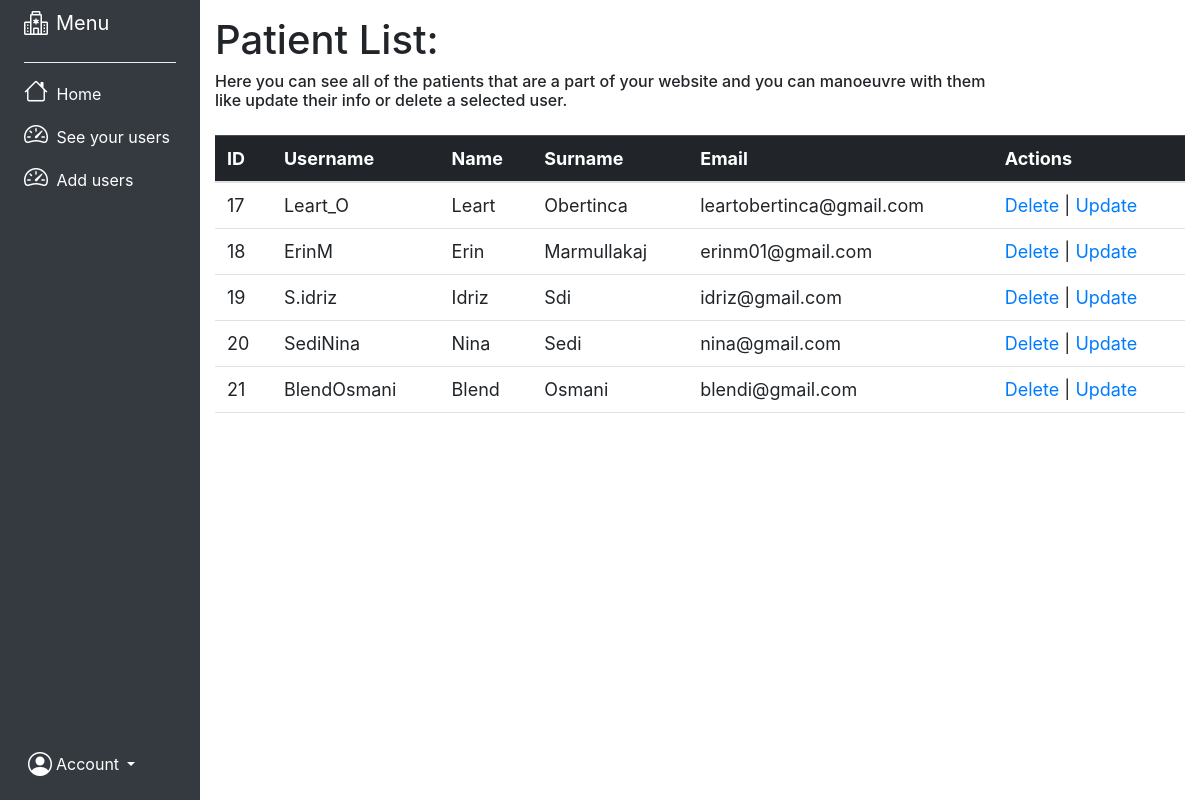
The app's page /dashboardP.php, older data.
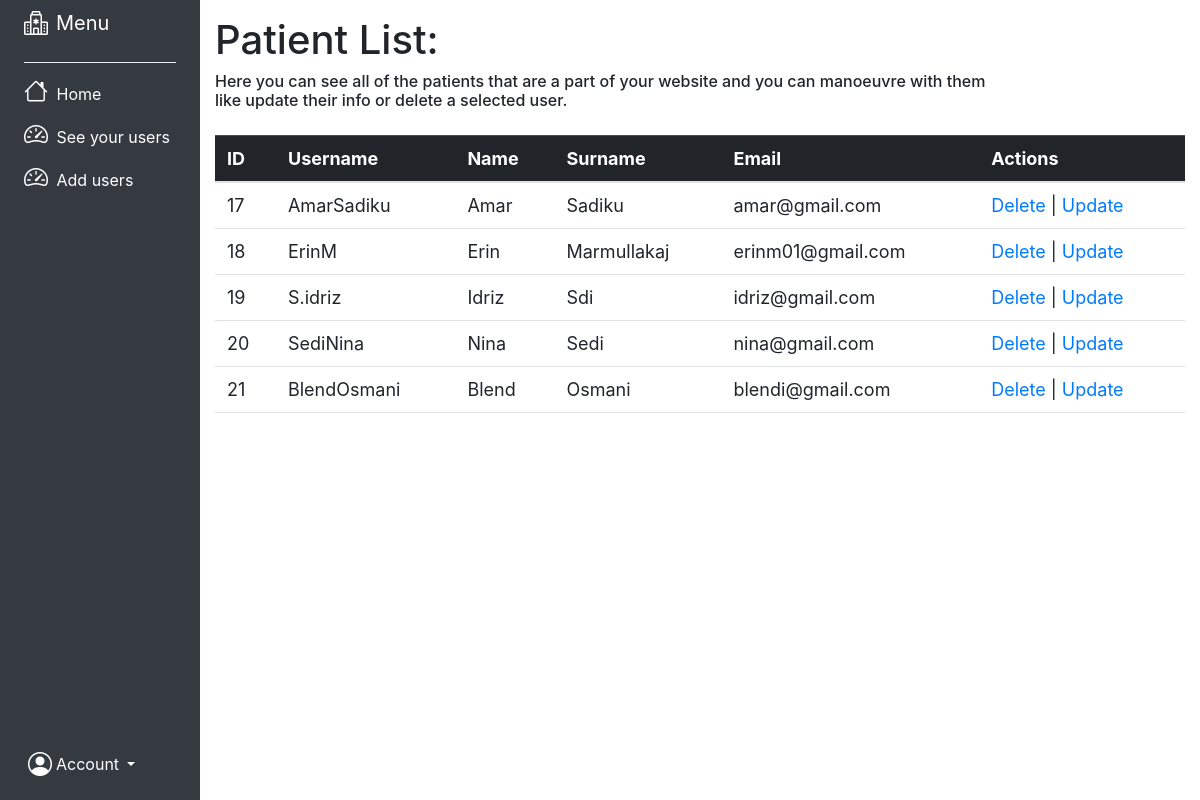
The same page, newer data.
### tables this page shows
CREATE TABLE `patient` (
  `id` int(15) NOT NULL,
  `name` varchar(45) NOT NULL,
  `surname` varchar(45) NOT NULL,
  `username` varchar(45) NOT NULL,
  `email` varchar(35) NOT NULL,
  `password` varchar(25) NOT NULL
);

### dashboardP.php (the view, shortened to what this page needs)
<?php include("header2.php"); ?>
<!DOCTYPE html>
<html lang="en">
<head>
</head>
<body>
<div class="container-fluid">
    <div class="row flex-nowrap">
        <div class="col-auto col-md-3 col-xl-2 px-sm-2 px-0 bg-dark">
            <div class="d-flex flex-column align-items-center align-items-sm-start px-3 pt-2 text-white min-vh-100">
                <a href="/" class="d-flex align-items-center pb-3 mb-md-0 me-md-auto text-white text-decoration-none text-white">
                <i class="fs-4 bi-hospital me-2"></i><span class="fs-5 d-none d-sm-inline">Menu</span>
                </a>
                <hr class="dropdown-divider custom-divider">
                <ul class="nav nav-pills flex-column mb-sm-auto mb-0 align-items-center align-items-sm-start" id="menu">
                    <li class="nav-item">
                        <a href="SidebarA.php" class="nav-link align-middle px-0 text-white">
                            <i class="fs-4 bi-house"></i> <span class="ms-1 d-none d-sm-inline">Home</span>
                        </a>
                    </li>
                    <li>
                        <a href="#submenu2" data-bs-toggle="collapse" class="nav-link px-0 align-middle text-white">
                            <i class="fs-4 bi-speedometer2"></i> <span class="ms-1 d-none d-sm-inline">See your users</span> </a>
                    </li>
                    <li>
                        <a href="#submenu2" data-bs-toggle="collapse" class="nav-link px-0 align-middle text-white">
                            <i class="fs-4 bi-speedometer2"></i> <span class="ms-1 d-none d-sm-inline">Add users</span> </a>
                    </li>
                </ul>
                <div class="dropdown pb-4">
                <a href="#" class="d-flex align-items-center text-white text-decoration-none dropdown-toggle" id="dropdownUser1" data-bs-toggle="dropdown" aria-expanded="false">
                    <i class="fs-4 ms-1 bi-person-circle"></i>
                        <span class="d-none d-sm-inline mx-1">Account</span>
                    </a>
                </div>
            </div>
            </div>
			<div class="col py-3">
			<h1>Patient List:</h1>
			<h6>Here you can see all of the patients that are a part of your website and you can manoeuvre with them <br> like update their info or delete a selected user.</h6>
			<?php
		include_once('config.php');
		include('header.php');
		$getUsers = $conn->prepare("SELECT * FROM patient");
		$getUsers->execute();
		$users = $getUsers->fetchAll();
	 ?>
<table class="table">
	<thead class="table-dark">
		<tr>
			<th>ID</th>
			<th>Username</th>
			<th>Name</th>
			<th>Surname</th>
			<th>Email</th>
			<th>Actions</th>
		</tr>
	</thead>
	<tbody>
		<?php foreach ($users as $user): ?>
			<tr>
				<td><?= htmlspecialchars($user['id']) ?></td>
				<td><?= htmlspecialchars($user['username']) ?></td>
				<td><?= htmlspecialchars($user['name']) ?></td>
				<td><?= htmlspecialchars($user['surname']) ?></td>
				<td><?= htmlspecialchars($user['email']) ?></td>
				<td>
					<a href="deleteP.php?id=<?= $user['id'] ?>">Delete</a> |
					<a href="editP.php?id=<?= $user['id'] ?>">Update</a>
				</td>
			</tr>
		<?php endforeach; ?>
	</tbody>
</table>
</div>
</div>
</body>
</html>

### header2.php
<link rel="stylesheet" href="https://cdn.jsdelivr.net/npm/bootstrap-icons@1.11.3/font/bootstrap-icons.min.css">
<link href="https://cdn.jsdelivr.net/npm/bootstrap@5.3.0/dist/css/bootstrap.min.css" rel="stylesheet">

### header.php
<link rel="stylesheet" href="css/bootstrap.css">
<link rel="stylesheet" href="css/main.css">

### css/main.css (style rules this page uses)
html, .login, .signup { height: 100vh; }

### dashboardP.php (style rules this page uses)
.custom-divider { border-top: 0.25px solid gray; width: 100%; }
table { width: 100%; border-collapse: collapse; padding-right: 10px; margin: 25px 0; font-size: 18px; text-align: left; }
th, td { padding: 12px; }
th { background-color: #f2f2f2; }
a { color: #3498db; text-decoration: none; }

Row changes from the older to the newer data that the page shows:
changed patient id 17: username "Leart_O" → "AmarSadiku"; name "Leart" → "Amar"; surname "Obertinca" → "Sadiku"; email "leartobertinca@gmail.com" → "amar@gmail.com"
